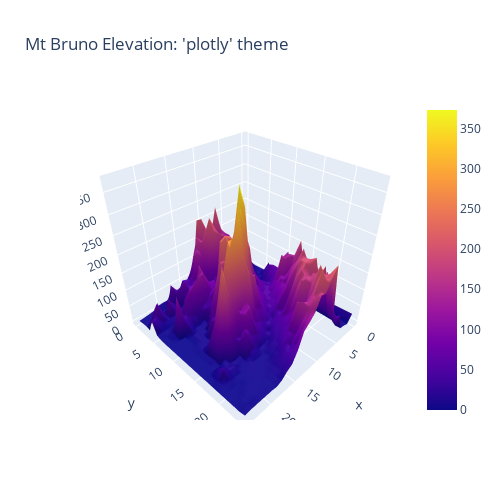
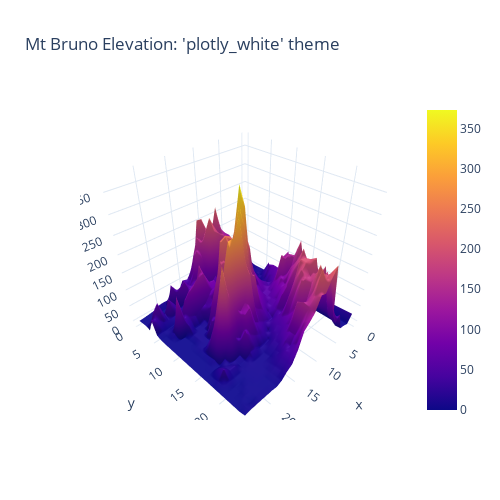
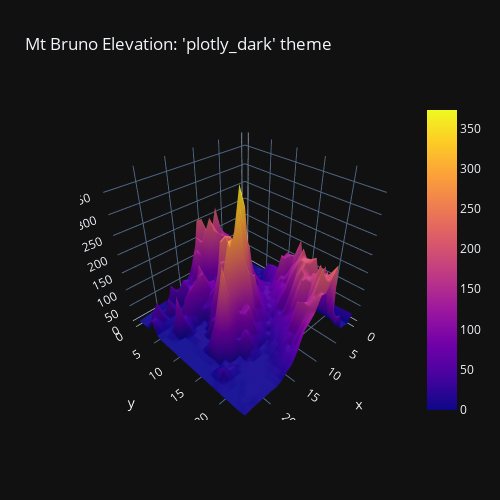

Source (notebook cell) for these figures, in order:
### Code cell
import plotly.graph_objects as go
import pandas as pd

z_data = pd.read_csv("https://raw.githubusercontent.com/plotly/datasets/master/api_docs/mt_bruno_elevation.csv")

fig = go.Figure(
    data=go.Surface(z=z_data.values),
    layout=go.Layout(
        title=dict(text="Mt Bruno Elevation"),
        width=500,
        height=500,
    ))

for template in ["plotly", "plotly_white", "plotly_dark", "ggplot2", "seaborn", "simple_white", "none"]:
    fig.update_layout(template=template, title=dict(text="Mt Bruno Elevation: '%s' theme" % template))
    fig.show()

### Figure 1 — Plotly figure (JSON) as saved in the notebook; plotly's stock layout.template omitted (floating-point values rounded to 4 significant figures; data arrays with more than 128 entries replaced by an {"elided": "..."} marker saying what was removed)
{"data": [{"type": "surface", "z": {"elided": "25x25 float values"}}], "layout": {"height": 500, "title": {"text": "Mt Bruno Elevation: 'plotly' theme"}, "width": 500}}

### Figure 2 — Plotly figure (JSON) as saved in the notebook; plotly's stock layout.template omitted (floating-point values rounded to 4 significant figures; data arrays with more than 128 entries replaced by an {"elided": "..."} marker saying what was removed)
{"data": [{"type": "surface", "z": {"elided": "25x25 float values"}}], "layout": {"height": 500, "title": {"text": "Mt Bruno Elevation: 'plotly_white' theme"}, "width": 500}}

### Figure 3 — Plotly figure (JSON) as saved in the notebook; plotly's stock layout.template omitted (floating-point values rounded to 4 significant figures; data arrays with more than 128 entries replaced by an {"elided": "..."} marker saying what was removed)
{"data": [{"type": "surface", "z": {"elided": "25x25 float values"}}], "layout": {"height": 500, "title": {"text": "Mt Bruno Elevation: 'plotly_dark' theme"}, "width": 500}}
